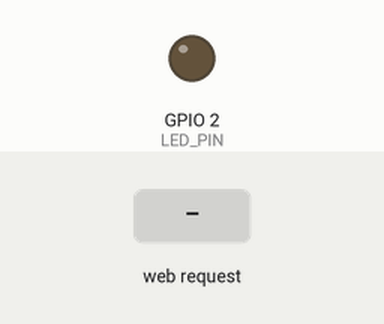
Simulated run of this sketch. Board: ESP32. Parts: output pins drawn as LEDs (lit = HIGH). The inputs (shaded band) are chosen by the test bench. What the sketch prints to the serial monitor is not drawn.

Above: at 2.2 s.
2.3 s: HTTP request GET /set?value=1 received
At 3.0 s:
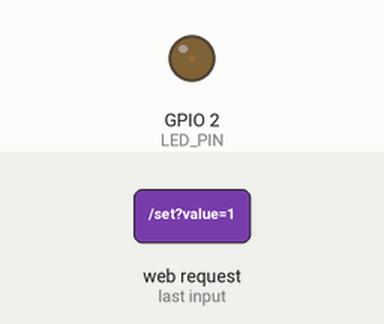
3.8 s: HTTP request GET /set?value=120 received
At 4.2 s:
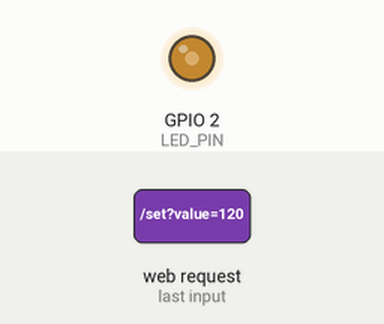
Timing chart, 0 to 6.8 s (numbered marks = the images above; inputs shaded):
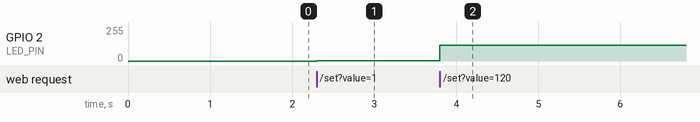

The sketch:

code_page-control_07.ino
```cpp
#include <WiFi.h>
#include <WebServer.h>

const char* ap_ssid = "ESP32-LAB";
const char* ap_pass = "12345678";

const int LED_PIN = 2;       // D2 引脚（GPIO2）
const int PWM_FREQ = 5000;   // 频率 5kHz
const int PWM_RES = 8;       // 8位分辨率（0-255）

WebServer server(80);

// HTML 页面（包含滑动条）
String getHTML() {
  String html = R"rawliteral(
<!DOCTYPE html>
<html>
<head>
    <meta charset="UTF-8">
    <meta name="viewport" content="width=device-width, initial-scale=1.0">
    <title>ESP32 无极调光器</title>
    <style>
        body { font-family: Arial; text-align: center; margin-top: 50px; }
        input { width: 80%; max-width: 400px; margin: 30px 0; }
        #value { font-size: 24px; font-weight: bold; color: #4CAF50; }
        .container { padding: 20px; }
    </style>
</head>
<body>
    <div class="container">
        <h1>🎛️ ESP32 无极调光器</h1>
        <p>拖动滑动条调节 LED 亮度</p >
        <input type="range" id="brightness" min="0" max="255" value="0">
        <p>当前亮度值：<span id="value">0</span></p >
        <p style="color: #888; font-size: 14px;">滑动条值 0=熄灭 | 255=最亮</p >
    </div>

    <script>
        const slider = document.getElementById('brightness');
        const valueSpan = document.getElementById('value');

        slider.addEventListener('input', function() {
            const val = slider.value;
            valueSpan.textContent = val;
            fetch('/set?value=' + val);
        });
    </script>
</body>
</html>
)rawliteral";
  return html;
}

void handleRoot() {
    server.send(200, "text/html; charset=UTF-8", getHTML());
}

void handleSet() {
    if (server.hasArg("value")) {
        int brightness = server.arg("value").toInt();
        brightness = constrain(brightness, 0, 255);
        ledcWrite(LED_PIN, brightness);
        Serial.print("设置亮度: ");
        Serial.println(brightness);
        server.send(200, "text/plain", "OK");
    } else {
        server.send(400, "text/plain", "Missing value");
    }
}

void setup() {
    Serial.begin(115200);
    delay(1000);

    // 初始化 PWM
    ledcAttach(LED_PIN, PWM_FREQ, PWM_RES);
    ledcWrite(LED_PIN, 0);  // 初始熄灭

    // 开启 AP 热点
    WiFi.mode(WIFI_AP);
    WiFi.softAP(ap_ssid, ap_pass);
    Serial.println("AP 热点已开启");
    Serial.print("访问地址: http://");
    Serial.println(WiFi.softAPIP());

    server.on("/", handleRoot);
    server.on("/set", handleSet);
    server.begin();
    Serial.println("Web 服务器已启动");
}

void loop() {
    server.handleClient();
}
```

Measured:
- after the input at 2.3 s, GPIO 2 (LED_PIN): 0/255 → 1/255 at once
- after the input at 3.8 s, GPIO 2 (LED_PIN): 1/255 → 120/255 at once
